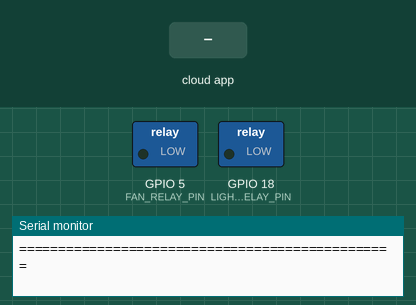
Simulated run of this sketch. Board: ESP32. Parts: switched loads named in the sketch (green lamp = pin HIGH), the last lines printed to the serial monitor. Inputs (shaded band) come from the test bench. WiFi joins after 1.5 s; servers stay silent unless stated; the Firebase database answers and starts empty.

Above: at 2.7 s.
2.8 s: the phone or cloud app sets fanStatus to on
At 3.7 s:
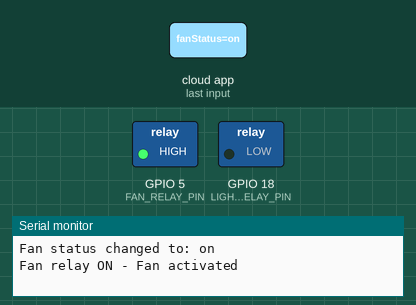
4.4 s: the phone or cloud app sets lightStatus to on
At 5.4 s:
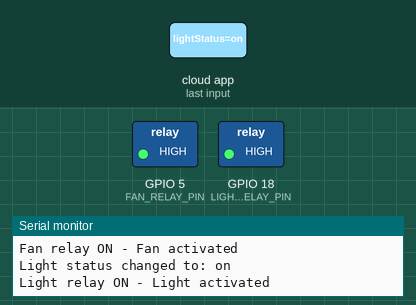
5.9 s: the phone or cloud app sets fanStatus to off
At 8.0 s:
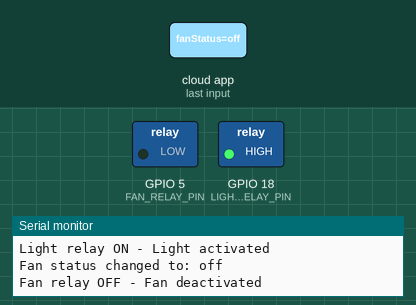
8.3 s: the phone or cloud app sets lightStatus to off
At 9.7 s:
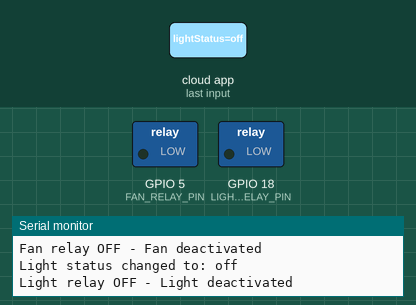
Timing chart, 0 to 10.8 s (numbered marks = the images above; inputs shaded):
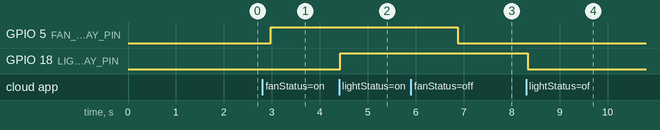

Measured:
- after the input at 2.8 s, GPIO 5 (FAN_RELAY_PIN): LOW → HIGH after 0.18 s
- after the input at 4.4 s, GPIO 18 (LIGHT_RELAY_PIN): LOW → HIGH at once
- after the input at 5.9 s, GPIO 5 (FAN_RELAY_PIN): HIGH → LOW after 0.98 s
- after the input at 8.3 s, GPIO 18 (LIGHT_RELAY_PIN): HIGH → LOW at once

The sketch:

esp32_fan_light_.ino
```cpp
/*
 * ESP32 Fan & Light Control with Firebase Realtime Database
 * Controls relays on GPIO5 (fan) and GPIO18 (light) based on Firebase values
 *
 * Required Libraries:
 * - FirebaseESP32 (by Mobizt)
 * - WiFi (built-in)
 *
 * Hardware:
 * - ESP32 Development Board
 * - Relay Module 1 connected to GPIO5 (Fan)
 * - Relay Module 2 connected to GPIO18 (Light)
 * - Fan and Light connected to respective relays
 */

#include <WiFi.h>
#include <FirebaseESP32.h>

// ========================================
// CONFIGURATION - Replace with your values
// ========================================

// WiFi credentials
const char* WIFI_SSID = "YOUR_WIFI_SSID";
const char* WIFI_PASSWORD = "YOUR_WIFI_PASSWORD";

// Firebase configuration
const char* FIREBASE_API_KEY = "YOUR_FIREBASE_API_KEY";
const char* FIREBASE_DATABASE_URL = "YOUR_FIREBASE_DATABASE_URL";

// ========================================
// GLOBAL VARIABLES
// ========================================

FirebaseData firebaseData;
FirebaseJson json;

// GPIO pins for relay control
const int FAN_RELAY_PIN = 5;    // Fan relay on GPIO5
const int LIGHT_RELAY_PIN = 18; // Light relay on GPIO18

// Status tracking
String lastFanStatus = "";
String lastLightStatus = "";
unsigned long lastCheckTime = 0;
const unsigned long CHECK_INTERVAL = 1000; // Check every 1 second

// ========================================
// SETUP FUNCTION
// ========================================

void setup() {
  // Initialize Serial Monitor
  Serial.begin(115200);
  Serial.println();
  Serial.println("ESP32 Fan & Light Control Starting...");

  // Configure relay pins as output
  pinMode(FAN_RELAY_PIN, OUTPUT);
  pinMode(LIGHT_RELAY_PIN, OUTPUT);
  digitalWrite(FAN_RELAY_PIN, LOW);    // Start with fan relay OFF
  digitalWrite(LIGHT_RELAY_PIN, LOW);  // Start with light relay OFF
  Serial.println("Fan relay initialized on GPIO5 (OFF)");
  Serial.println("Light relay initialized on GPIO18 (OFF)");

  // Connect to WiFi
  connectToWiFi();

  // Initialize Firebase
  initializeFirebase();

  Serial.println("Setup complete! Monitoring fan and light status...");
  Serial.println("================================================");
}

// ========================================
// MAIN LOOP
// ========================================

void loop() {
  // Check Firebase every CHECK_INTERVAL milliseconds
  if (millis() - lastCheckTime >= CHECK_INTERVAL) {
    checkFanStatus();
    checkLightStatus();
    lastCheckTime = millis();
  }

  // Small delay to prevent overwhelming the system
  delay(100);
}

// ========================================
// WIFI CONNECTION
// ========================================

void connectToWiFi() {
  Serial.print("Connecting to WiFi: ");
  Serial.println(WIFI_SSID);

  WiFi.begin(WIFI_SSID, WIFI_PASSWORD);

  int attempts = 0;
  while (WiFi.status() != WL_CONNECTED && attempts < 20) {
    delay(500);
    Serial.print(".");
    attempts++;
  }

  if (WiFi.status() == WL_CONNECTED) {
    Serial.println();
    Serial.println("WiFi connected successfully!");
    Serial.print("IP address: ");
    Serial.println(WiFi.localIP());
  } else {
    Serial.println();
    Serial.println("WiFi connection failed!");
    Serial.println("Please check your credentials and try again.");
    while (true) {
      delay(1000);
    }
  }
}

// ========================================
// FIREBASE INITIALIZATION
// ========================================

void initializeFirebase() {
  Serial.println("Initializing Firebase...");

  // Configure Firebase
  Firebase.begin(FIREBASE_DATABASE_URL, FIREBASE_API_KEY);
  Firebase.reconnectWiFi(true);

  // Set timeout values
  firebaseData.setResponseSize(1024);
  Firebase.setReadTimeout(firebaseData, 1000 * 60);
  Firebase.setwriteTimeout(firebaseData, 1000 * 60);

  Serial.println("Firebase initialized successfully!");
}

// ========================================
// FAN STATUS MONITORING
// ========================================

void checkFanStatus() {
  if (Firebase.getString(firebaseData, "/fanStatus")) {
    String currentStatus = firebaseData.stringData();

    // Only update if status has changed
    if (currentStatus != lastFanStatus) {
      lastFanStatus = currentStatus;

      Serial.print("Fan status changed to: ");
      Serial.println(currentStatus);

      // Control relay based on status
      if (currentStatus == "on") {
        digitalWrite(FAN_RELAY_PIN, HIGH);
        Serial.println("Fan relay ON - Fan activated");
      } else if (currentStatus == "off") {
        digitalWrite(FAN_RELAY_PIN, LOW);
        Serial.println("Fan relay OFF - Fan deactivated");
      } else {
        Serial.print("Unknown fan status: ");
        Serial.println(currentStatus);
      }
    }
  } else {
    Serial.println("Failed to read fan status from Firebase");
    Serial.print("Error: ");
    Serial.println(firebaseData.errorReason());
  }
}

// ========================================
// LIGHT STATUS MONITORING
// ========================================

void checkLightStatus() {
  if (Firebase.getString(firebaseData, "/lightStatus")) {
    String currentStatus = firebaseData.stringData();

    // Only update if status has changed
    if (currentStatus != lastLightStatus) {
      lastLightStatus = currentStatus;

      Serial.print("Light status changed to: ");
      Serial.println(currentStatus);

      // Control relay based on status
      if (currentStatus == "on") {
        digitalWrite(LIGHT_RELAY_PIN, HIGH);
        Serial.println("Light relay ON - Light activated");
      } else if (currentStatus == "off") {
        digitalWrite(LIGHT_RELAY_PIN, LOW);
        Serial.println("Light relay OFF - Light deactivated");
      } else {
        Serial.print("Unknown light status: ");
        Serial.println(currentStatus);
      }
    }
  } else {
    Serial.println("Failed to read light status from Firebase");
    Serial.print("Error: ");
    Serial.println(firebaseData.errorReason());
  }
}

// ========================================
// UTILITY FUNCTIONS
// ========================================

void printStatus() {
  Serial.println("=== Current Status ===");
  Serial.print("WiFi: ");
  Serial.println(WiFi.status() == WL_CONNECTED ? "Connected" : "Disconnected");
  Serial.print("Fan Status: ");
  Serial.println(lastFanStatus);
  Serial.print("Fan Relay State: ");
  Serial.println(digitalRead(FAN_RELAY_PIN) ? "ON" : "OFF");
  Serial.print("Light Status: ");
  Serial.println(lastLightStatus);
  Serial.print("Light Relay State: ");
  Serial.println(digitalRead(LIGHT_RELAY_PIN) ? "ON" : "OFF");
  Serial.println("=====================");
}
```
